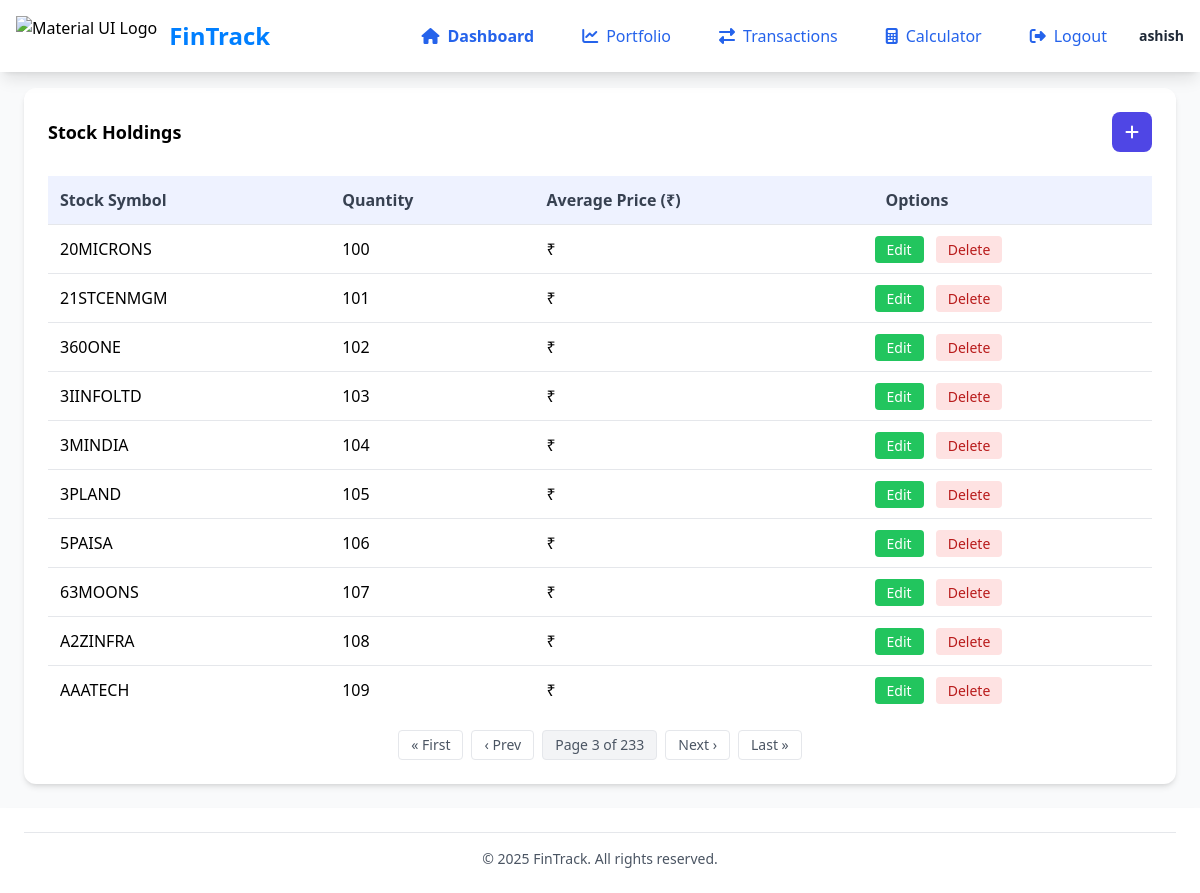
/transaction/?page=3 (signed in), run on the app's committed database.
### stocks/models.py (models this page shows, shortened)
class StockTransaction(models.Model):
    TRANSACTION_TYPES = (
        ("BUY", "Buy"),
        ("SELL", "Sell"),
    )
    user = models.ForeignKey(User, on_delete=models.CASCADE)
    stock_symbol = models.CharField(max_length=10)
    transaction_type = models.CharField(max_length=4, choices=TRANSACTION_TYPES)
    quantity = models.PositiveIntegerField()
    price_per_share = models.DecimalField(max_digits=10, decimal_places=2)
    transaction_date = models.DateTimeField(auto_now_add=True)

### stocks/views.py (the view)
# urls.py: path("transaction/", views.transactions_list, name="transactions-list"),
@login_required
def transactions_list(request):
    transactions = StockTransaction.objects.filter(user=request.user)
    portfolio = defaultdict(
        lambda: {
            "quantity": 0,
            "total_cost": Decimal("0.00"),
            "latest_transaction": None,
        }
    )
    for trans in transactions:
        data = portfolio[trans.stock_symbol]
        if trans.transaction_type == "BUY":
            data["quantity"] += trans.quantity
            data["total_cost"] += trans.quantity * trans.price_per_share
        else:  # SELL
            data["quantity"] -= trans.quantity
            data["total_cost"] -= trans.quantity * trans.price_per_share
        if (
            data["latest_transaction"] is None
            or trans.transaction_date > data["latest_transaction"].transaction_date
        ):
            data["latest_transaction"] = trans
    for symbol, data in portfolio.items():
        if data["quantity"] > 0:
            data["avg_price"] = data["total_cost"] / data["quantity"]
        else:
            data["avg_price"] = Decimal("0.00")
            data["quantity"] = 0
    portfolio = {
        symbol: {
            "symbol": symbol,
            "quantity": data["quantity"],
            "avg_price": data["avg_price"],
            "latest_pk": (
                data["latest_transaction"].pk if data["latest_transaction"] else None
            ),
        }
        for symbol, data in portfolio.items()
        if data["quantity"] > 0
    }
    portfolio_list = list(portfolio.values())
    paginator = Paginator(portfolio_list, 10)
    page_number = request.GET.get("page")
    page_obj = paginator.get_page(page_number)
    return render(request, "transactions.html", {"page_obj": page_obj})

### stocks/templatetags/custom_filter.py (called while the page is built)
@register.filter(name="format_indian_currency")
def format_indian_currency(number):
    if not number or (isinstance(number, float) and isnan(number)):
        return "₹0"
    try:
        indian_currency_format = format_number(number, locale="en_IN")
    except Exception:
        return "-"
    return "₹" + str(indian_currency_format)

### stocks/templates/transactions.html (shortened to what this page needs)
{% extends 'base.html' %}
{% load custom_filter %}
{% block content %}
<div class="bg-white rounded-xl shadow-md p-6">
    {% if page_obj %}
    <div class="flex justify-between items-center mb-6">
        <h3 class="font-bold text-lg">Stock Holdings</h3>
        <a href="{% url 'add-transaction' %}"
           class="bg-indigo-600 hover:bg-indigo-700 text-white w-10 h-10 flex items-center justify-center rounded-lg transition">
            <i class="fas fa-plus"></i>
        </a>
    </div>
    <div class="overflow-x-auto">
        <table class="w-full">
            <thead>
                <tr class="bg-indigo-50 text-gray-700">
                    <th class="p-3 text-left">Stock Symbol</th>
                    <th class="p-3 text-left">Quantity</th>
                    <th class="p-3 text-left">Average Price (₹)</th>
                    <th class="p-3 text-left">Options</th>
                </tr>
            </thead>
            <tbody>
                {% for item in page_obj %}
                <tr class="border-t hover:bg-gray-50 transition-colors">
                    <td class="p-3">{{ item.symbol }}</td>
                    <td class="p-3">{{ item.quantity }}</td>
                    <td class="p-3">{{ item.avg_price|format_indian_currency }}</td>
                    <td class="space-x-2">
                        <a href="{% url 'edit_transaction' item.latest_pk %}"
                           class="bg-green-500 text-white px-3 py-1 rounded hover:bg-green-600 text-sm">Edit</a>
                        <a href="{% url 'delete_transaction' item.latest_pk %}"
                           class="bg-red-100 text-red-700 px-3 py-1 rounded hover:bg-red-200 text-sm"
                           onclick="return confirm('Are you sure you want to delete this Transaction?');">Delete</a>
                    </td>
                </tr>
                {% endfor %}
            </tbody>
        </table>
    </div>
    <div class="mt-4 flex justify-center items-center space-x-2 text-sm text-gray-600">
        {% if page_obj.has_previous %}
            <a href="?page=1" class="px-3 py-1 border rounded hover:bg-gray-100">« First</a>
            <a href="?page={{ page_obj.previous_page_number }}" class="px-3 py-1 border rounded hover:bg-gray-100">‹ Prev</a>
        {% endif %}
        <span class="px-3 py-1 border rounded bg-gray-100">
            Page {{ page_obj.number }} of {{ page_obj.paginator.num_pages }}
        </span>
        {% if page_obj.has_next %}
            <a href="?page={{ page_obj.next_page_number }}" class="px-3 py-1 border rounded hover:bg-gray-100">Next ›</a>
            <a href="?page={{ page_obj.paginator.num_pages }}" class="px-3 py-1 border rounded hover:bg-gray-100">Last »</a>
        {% endif %}
    </div>
    {% else %}
    <p class="text-gray-600">No stocks in your portfolio.</p>
    <a href="{% url 'add-transaction' %}" class="mt-4 inline-block bg-indigo-600 text-white px-4 py-3 rounded-lg hover:bg-indigo-700">Add Transaction</a>
    {% endif %}
</div>
{% endblock %}

### stocks/templates/base.html (shortened to what this page needs)
{% load static %}
<!DOCTYPE html>
<html lang="en">
<head>
    <script src="https://cdn.tailwindcss.com"></script>
    <link rel="stylesheet" href="https://cdnjs.cloudflare.com/ajax/libs/font-awesome/6.4.0/css/all.min.css">
    <link rel="stylesheet" href="{% static 'css/styles.css' %}">
</head>
<body class="bg-gray-50 font-sans flex flex-col min-h-screen">
    <nav id="navbar" class="navbar fixed top-0 left-0 w-full bg-white shadow-lg z-40">
        <div class="flex items-center justify-between p-4">
            <div class="flex items-center">
                <img src="https://mui.com/static/logo.png" alt="Material UI Logo" class="h-10 mr-3">
                <h1 class="text-2xl font-bold" style="color: #007FFF;">FinTrack</h1>
            </div>
            <div class="hidden md:flex items-center space-x-4">
                {% for link in request.sidebar_nav_links %}
                <a href="{{ link.url }}" class="flex items-center px-4 py-2 rounded-lg {% if link.is_active %}bg-indigo-50 text-indigo-600{% else %}text-blue-600 hover:bg-indigo-50 hover:text-indigo-600{% endif %} {% if link.font_semibold %}font-semibold{% endif %} transition-colors">
                    <i class="fas {{ link.icon }} mr-2"></i>
                    {{ link.name }}
                </a>
                {% endfor %}
                {% if request.sidebar_user %}
                <div class="flex items-center">
                    <div class="text-sm">
                        <p class="font-semibold text-gray-800">{{ request.sidebar_user.name }}</p>
                    </div>
                </div>
                {% endif %}
            </div>
        </div>
    </nav>
    <div class="mt-16 flex-grow main-content">
        <div class="p-6">
            {% block content %}
            {% endblock %}
        </div>
    </div>
    <footer class="bg-white shadow-md p-6">
        <div class="border-t border-gray-200 pt-4 text-center">
            <p class="text-sm text-gray-600">
                &copy; {% now "Y" %} FinTrack. All rights reserved.
            </p>
        </div>
    </footer>
</body>
</html>

### stocks/static/css/styles.css (style rules this page uses)
body { font-family: Arial, sans-serif; }
.navbar { transition: all 0.3s ease; }

### data on the page
StockTransaction: symbol "20MICRONS"
StockTransaction: symbol "21STCENMGM"
StockTransaction: symbol "360ONE"
StockTransaction: symbol "3IINFOLTD"
StockTransaction: symbol "3MINDIA"
StockTransaction: symbol "3PLAND"
StockTransaction: symbol "5PAISA"
StockTransaction: symbol "63MOONS"
StockTransaction: symbol "A2ZINFRA"
StockTransaction: symbol "AAATECH"

### other printed values
{{ link.name }} "Dashboard" "Portfolio" "Transactions" "Calculator" "Logout"
{{ request.sidebar_user.name }} "ashish"
{{ item.quantity }} "100" "101" "102" "103" "104" "105" "106" "107" "108" "109"
{{ item.avg_price|format_indian_currency }} "₹" "₹" "₹" "₹" "₹" "₹" "₹" "₹" "₹" "₹"
{{ page_obj.number }} "3"
{{ page_obj.paginator.num_pages }} "233"
